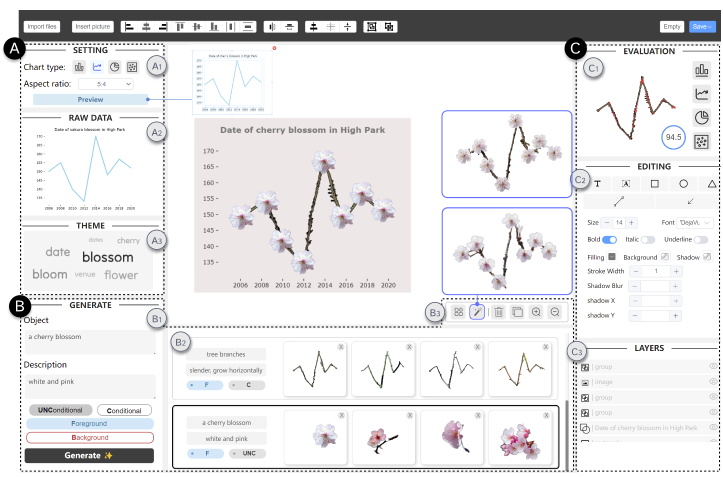
#> input picture interface.png, 1446 x 954 px (shown at 1/2 size)
$ python -i CON_F_eva.py   (imports and definitions only)
#> lines starting #> are read from the running program, lines starting #| are printed output that depends on the picture; after the words box and inside, x2 and y2 are one past the last pixel; in counts of white or black regions, pixels touching at a corner belong together
#> further down, picture is the input picture: shape (954, 1446, 3); mean B, G, R 230.7, 229.8, 230.5
import pandas as pd
import numpy as np
import cv2
import os
import sys
from PIL import Image, ImageDraw, ImageOps
from scipy.spatial import distance


class BarEvaluation:
    def __init__(self):
        pass

    # [34 lines left out: functions init_gray, higher_draw, lower_draw, not called in this run]

    def get_h_list(self, input_image, evaluate=False):
#> called with evaluate = False
        img_arr = np.array(input_image)
        if img_arr.shape[2]==4:
            img_arr[img_arr[:,:,3]==0] = [0,0,0,0]
        imgray = cv2.cvtColor(img_arr, cv2.COLOR_BGR2GRAY)
        ret, thresh = cv2.threshold(imgray, 0, 255, 0)
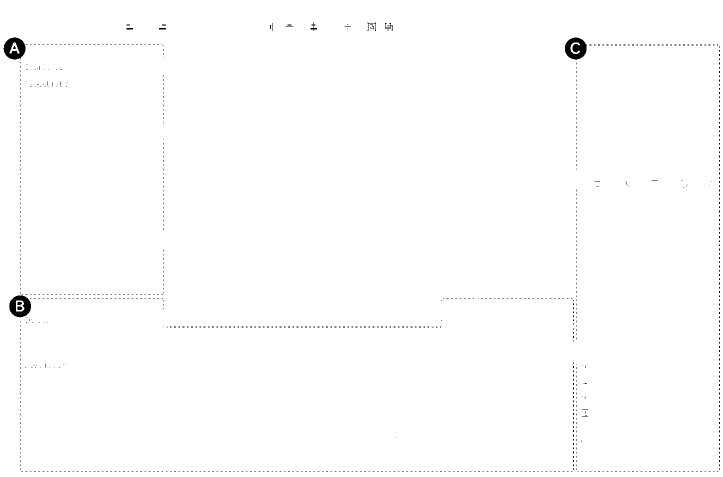
#> thresh: shape (954, 1446) (shown at 1/2 size); 99.4% white; 866 black regions (854 under 20 px), largest, box (x1, y1, x2, y2) and area: (1130, 75, 1174, 120) 1332, (7, 75, 51, 119) 1280, (18, 591, 62, 636) 1163
        cv2.imwrite('output/grid/thresh.png', thresh)
        contours, hierarchy = cv2.findContours(thresh, cv2.RETR_EXTERNAL, cv2.CHAIN_APPROX_SIMPLE)
#> contours = [[[0, 0], [0, 953], [1445, 953], [1445, 0]]]
        x_list, y_list, w_list, h_list = [], [], [], []
        for cntr in contours:
            x,y,w,h = cv2.boundingRect(cntr)
            x_list.append(x)
            y_list.append(y)
            w_list.append(w)
            h_list.append(h)
#> this loop made 1 pass
#> (cntr, x, y, w, h) on pass 1: ([[0, 0], [0, 953], [1445, 953], [1445, 0]], 0, 0, 1446, 954)
#> after the loop, h_list = [954]; w_list = [1446]; x_list = [0]; y_list = [0]
        if evaluate == True:
            # cv2.drawContours(img_arr,contours,-1,(0,0,255,175),2)
            image = Image.fromarray(img_arr)
            return image, x_list, y_list, w_list, h_list
        else:
            return x_list, y_list, w_list, h_list

    # [50 lines left out: functions get_score_all_F, __call__, not called in this run]


class LineEvaluation:
    def __init__(self):
        pass

    # [167 lines left out: functions extract_axis_from_line, compute_pixel, cal_score, init_gray, vis_axis, find_distance and 2 more, not called in this run]

>>> import cv2
>>> picture = cv2.imread('../interface.png')
>>> result = BarEvaluation().get_h_list(picture)
#> result = ([0], [0], [1446], [954])

$ run again, on teaser.png
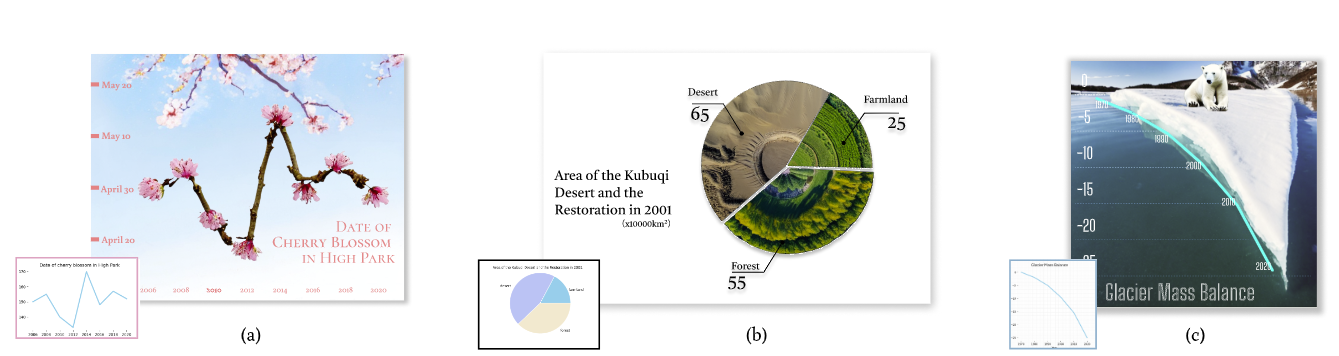
#> input picture teaser.png, 1339 x 356 px
#> picture is the input picture: shape (356, 1339, 3); mean B, G, R 224.9, 224, 220.9
#> in get_h_list, `imgray = cv2.cvtColor(img_arr, cv2.COLOR_BGR2GRAY)`:
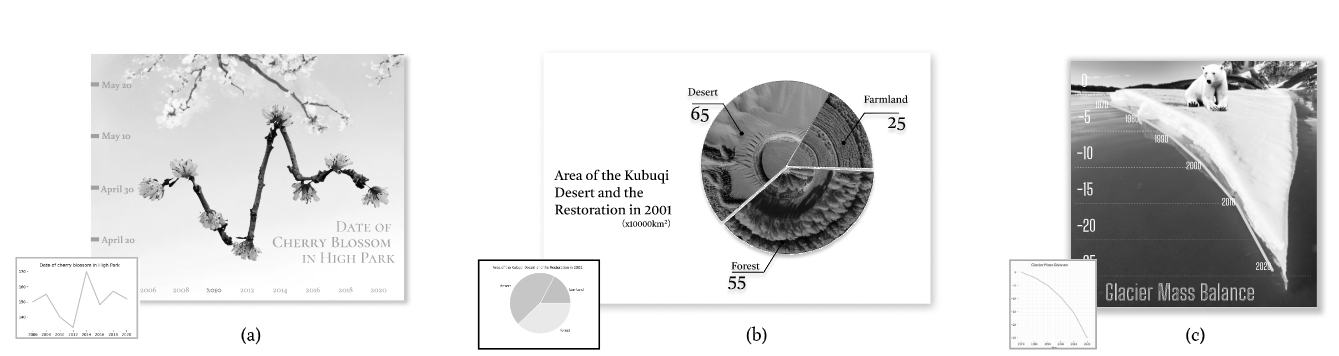
#> imgray: shape (356, 1339); min 0, max 255, mean 223.2
#> in get_h_list, `ret, thresh = cv2.threshold(imgray, 0, 255, 0)`:
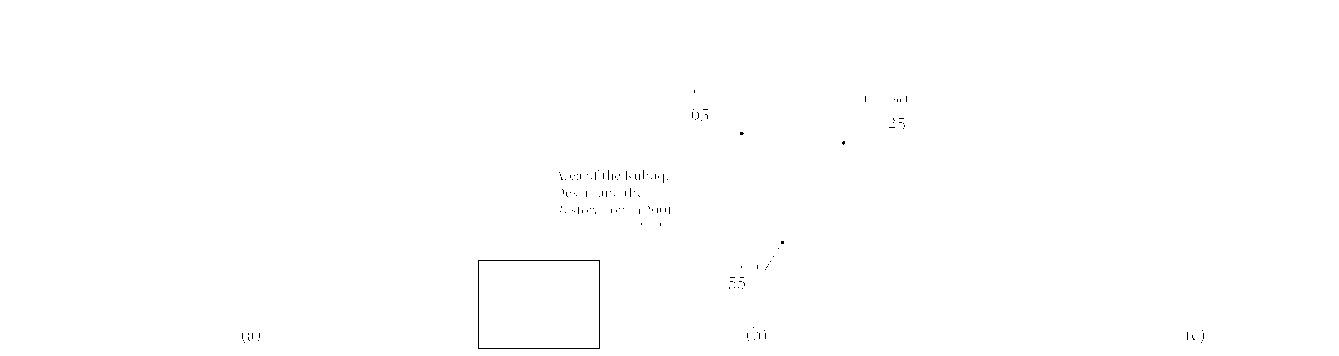
#> thresh: shape (356, 1339); 99.8% white; black in thin lines or dots, all inside (x1, y1, x2, y2) = (242, 90, 1204, 349)
#> contours = [[[0, 0], [0, 355], [1338, 355], [1338, 0]]]
#> the loop in get_h_list, `for cntr in contours:` made 1 pass
#> (cntr, x, y, w, h) on pass 1: ([[0, 0], [0, 355], [1338, 355], [1338, 0]], 0, 0, 1339, 356)
#> after the loop in get_h_list, `for cntr in contours:`: h_list = [356]; w_list = [1339]; x_list = [0]
#> result = ([0], [0], [1339], [356])
